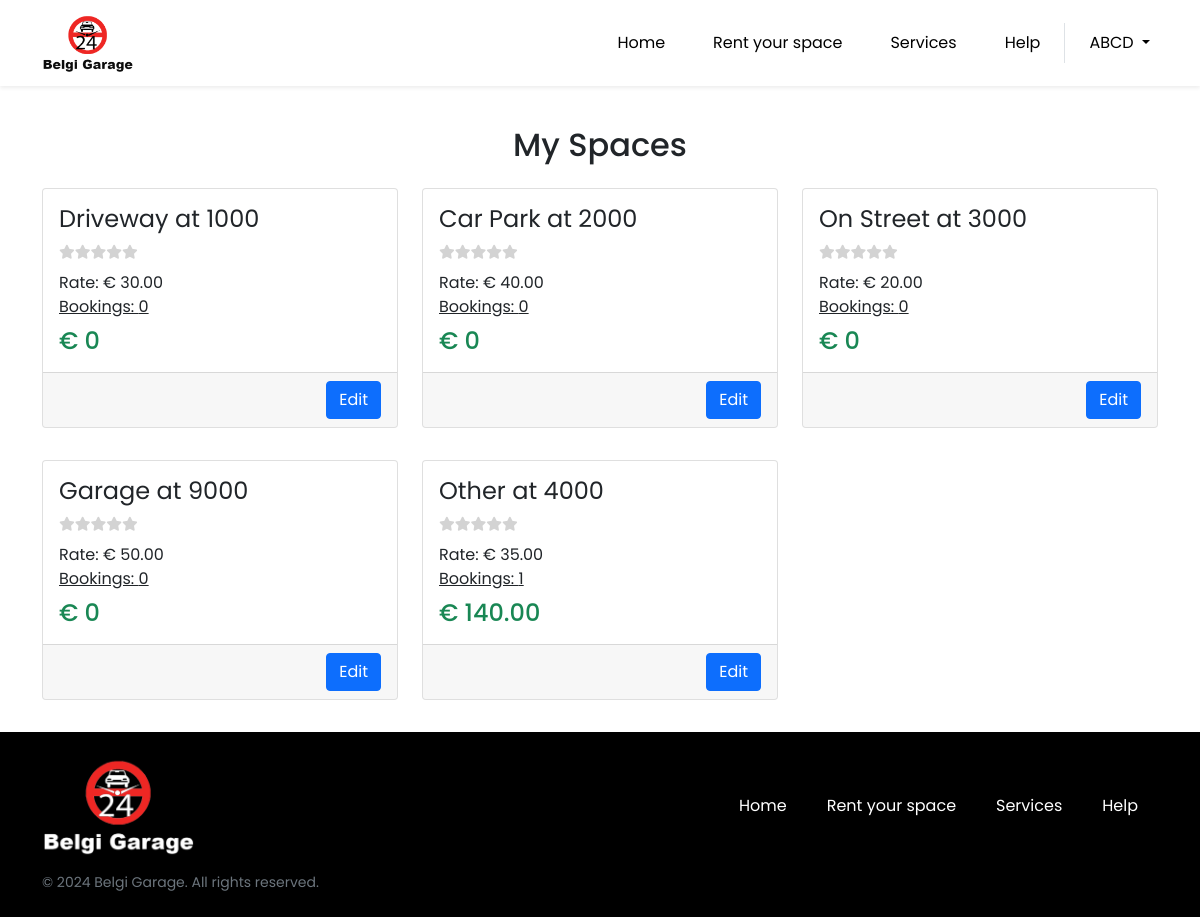
/spaces.php (signed in), run on the app's committed database.
### tables this page shows
CREATE TABLE `spaces` (
  `s_id` int NOT NULL,
  `u_id` int DEFAULT NULL,
  `post_code` varchar(10) DEFAULT NULL,
  `address` varchar(255) DEFAULT NULL,
  `type` varchar(255) DEFAULT NULL,
  `description` text,
  `latitude` varchar(255) NOT NULL,
  `longitude` varchar(255) NOT NULL,
  `full_time` tinyint(1) DEFAULT NULL,
  `mon_start` time DEFAULT NULL,
  `mon_end` time DEFAULT NULL,
  `tue_start` time DEFAULT NULL,
  `tue_end` time DEFAULT NULL,
  `wed_start` time DEFAULT NULL,
  `wed_end` time DEFAULT NULL,
  `thu_start` time DEFAULT NULL,
  `thu_end` time DEFAULT NULL,
  `fri_start` time DEFAULT NULL,
  `fri_end` time DEFAULT NULL,
  `sat_start` time DEFAULT NULL,
  `sat_end` time DEFAULT NULL,
  `sun_start` time DEFAULT NULL,
  `sun_end` time DEFAULT NULL,
  `rate` int DEFAULT NULL,
  `status` tinyint(1) NOT NULL DEFAULT '1'
);

### functions.php (called while the page is built, shortened)
<?php
function getEarningsBySpaceId($conn, $s_id) {
    $s_id = intval($s_id);
    $sql = "SELECT SUM(total) AS total_earnings FROM bookings WHERE s_id = $s_id AND `status` != 0";
    $result = $conn->query($sql);
    if ($result) {
        $row = $result->fetch_assoc();
        $totalEarnings = $row['total_earnings'];
    } else {
        echo "Query Error: " . $conn->error;
        return 0;
    }
    return $totalEarnings ? $totalEarnings : 0;
}

### db_conn.php (called while the page is built, shortened)
<?php
function checkUserType()
{
    if (isset($_SESSION['type'])) {
        $userType = $_SESSION['type'];
        switch ($userType) {
            case 'Owner':
                return 'Owner';
        }
    } else {
        return 'NotLoggedIn';
    }
}
?>

### spaces.php (the view, shortened to what this page needs)
<?php
include('db_conn.php');
include('functions.php');
$info = $show = '';
if (checkUserType() == 'Owner') {
    $u_id = $_SESSION['u_id'];
    $sql = "SELECT * FROM `spaces` WHERE `u_id` = '$u_id'";
    $result = mysqli_query($conn, $sql);
    $row = mysqli_fetch_assoc($result);
    if (!empty($row)) {
        $show = '';
        do {
            $s_id = $row['s_id'];
            $type = $row['type'];
            $post_code = $row['post_code'];
            $rate = $row['rate'];
            $spaceEarnings = getEarningsBySpaceId($conn, $s_id);
            $sql_bookings = "SELECT COUNT(*) AS `booking_count` FROM `bookings` WHERE `s_id` = '$s_id'";
            $result_bookings = mysqli_query($conn, $sql_bookings);
            $row_bookings = mysqli_fetch_assoc($result_bookings);
            $booking_count = !empty($row_bookings['booking_count']) ? $row_bookings['booking_count'] : 0;
            $sql_rating = "SELECT AVG(rating) AS `avg_rating`, COUNT(*) AS `total_rating` FROM `ratings` WHERE `s_id` = '$s_id'";
            $result_rating = mysqli_query($conn, $sql_rating);
            $row_rating = mysqli_fetch_assoc($result_rating);
            $avg_rating = !empty($row_rating['avg_rating']) ? round($row_rating['avg_rating']) : 0;
            $rating = '';
            for ($i = 0; $i < 5; $i++) {
                $filled = $i < $avg_rating ? 'filled' : '';
                $rating .= '<i class="fa fa-star ' . $filled . '"></i>';
            }
            $show .= '<div class="col-lg-4 col-md-6 col-12 py-3">
                <div class="card">
                    <div class="card-body">
                        <h4 class="fw-normal">' . htmlspecialchars($type) . ' at ' . htmlspecialchars($post_code) . '</h4>
                        <p class="mb-2 stars">' . $rating . '</p>
                        <p class="m-0">Rate: &euro; ' . number_format($rate, 2, '.', '') . '</p>
                        <a href="space-details.php?s_id=' . $s_id . '" class="m-0 text-decoration-underline">Bookings: ' . $booking_count . '</a>
                        <h4 class="text-success mb-0 mt-2">&euro; '.$spaceEarnings.'</h4>
                    </div>
                    <div class="card-footer text-end">
                        <a href="edit-space.php?s_id=' . $s_id . '" class="btn btn-primary">Edit</a>
                    </div>
                </div>
            </div>';
        } while ($row = mysqli_fetch_assoc($result));
    } else {
        $show = '<div class="alert alert-danger">No spaces available!</div>';
    }
} else {
    $show = '<div class="alert alert-danger">Only owners allowed!</div>';
}
?>
<!DOCTYPE html>
<html lang="en">
    <head>
        <link rel="stylesheet" href="https://cdnjs.cloudflare.com/ajax/libs/font-awesome/6.4.0/css/all.min.css"
 />
        <link rel="stylesheet" href="./assets/css/bootstrap.min.css">
        <link rel="stylesheet" href="./assets/css/style.css?v=1_1">
    </head>
    <body>
        <?php include('header.php'); ?>
        <main>
            <section class="py-3">
                <div class="container">
                    <h2 class="text-dark text-center mt-4">My Spaces</h2>
                    <div class="row">
                        <?php echo $show; ?>
                    </div>
                </div>
            </section>
        </main>
        <?php include_once './footer.php'; ?>
    </body>
</html>

### header.php (shortened to what this page needs)
<header class="shadow-sm">
    <nav class="navbar navbar-expand-lg navbar-light bg-light">
        <div class="container">
            <a class="navbar-brand" href="index.php">
                <img src="./assets/img/Logo-black.png" alt="Logo" height="60">
            </a>
            <div class="collapse navbar-collapse justify-content-end" id="navbarNav">
                <ul class="navbar-nav">
                    <li class="nav-item px-3">
                        <a class="nav-link" href="./index.php">Home</a>
                    </li>
                    <?php
                    if (checkUserType() == 'Owner') {
                        echo '<li class="nav-item px-3">
                            <a class="nav-link" href="./rent-space.php">Rent your space</a>
                        </li>';
                    } else {
                        echo '<li class="nav-item px-3">
                            <a class="nav-link" href="./search.php">Book a space</a>
                        </li>';
                    }
                    ?>
                    <li class="nav-item px-3">
                        <a class="nav-link" href="./services.php">Services</a>
                    </li>
                    <li class="nav-item px-3">
                        <a class="nav-link" href="./help.php">Help</a>
                    </li>
                    <?php
                    if (checkUserType() == 'Driver' || checkUserType() == 'Owner') {
                        echo '<li class="nav-item dropdown border-start ps-3">
                        <a class="nav-link dropdown-toggle" href="#" id="navbarDropdown" role="button" data-bs-toggle="dropdown"
                          aria-expanded="false">
                          ' . $_SESSION['name'] . '
                        </a>
                        <ul class="dropdown-menu" aria-labelledby="navbarDropdown">
                        <li><a class="dropdown-item" href="profile.php">My Profile</a></li>
                        ' ?>     <?php
                              echo '<li><a class="dropdown-item" href="logout.php">Logout</a></li>
                        </ul>
                      </li>';
                    } else if (checkUserType() == 'Admin') {
                            echo '<li class="nav-item px-3">
                            <a class="btn btn-dark px-4" href="./admin/index.php">Admin Panel</a>
                        </li>';
                        } else {
                            echo '<li class="nav-item px-3">
                        <a href="login.php" class="btn btn-dark px-4">Login</a>
                    </li>';
                        }
                    ?>
                </ul>
            </div>
        </div>
    </nav>
</header>

### footer.php
<footer class="py-4 bg-dark text-white">
    <div class="container">
        <div
            class="d-flex justify-content-between flex-wrap align-items-md-center align-items-start flex-md-row flex-column">
            <img src="./assets/img/Logo-white.png" alt="Logo" height="100">
            <ul class="d-flex text-white p-0 m-0 flex-sm-row flex-column">
                <li class="px-sm-3 ps-0 py-2">
                    <a class="px-1" href="./index.php">Home</a>
                </li>
                <?php
                if (checkUserType() == 'Owner') {
                    echo '<li class="px-sm-3 ps-0 py-2">
                        <a class="px-1" href="./rent-space.php">Rent your space</a>
                    </li>';
                }else {
                    echo '<li class="px-sm-3 ps-0 py-2">
                        <a class="px-1" href="./index.php#hero">Book a space</a>
                    </li>';
                }
                ?>
                <li class="px-sm-3 ps-0 py-2">
                    <a class="px-1" href="./services.php">Services</a>
                </li>
                <li class="px-sm-3 ps-0 py-2">
                    <a class="px-1" href="./help.php">Help</a>
                </li>
            </ul>
        </div>
        <div class="d-flex pt-3 align-items-baseline justify-content-between flex-sm-row flex-column-reverse">
            <p class="text-secondary m-0 copyright">&copy; 2024 Belgi Garage. All rights reserved.</p>
        </div>
    </div>
</footer>

### assets/css/style.css (style rules this page uses)
body { font-family: 'Poppins', sans-serif; }
main { min-height: calc(100vh - 211px); }
.navbar { background-color: #FFFFFF !important; }
a { color: inherit; text-decoration: none; }
ul { list-style: none; }
.nav-link { color: #000000 !important; }
.bg-dark,.btn-dark { background-color: #000000 !important; }
.copyright { font-size: 14px; }
.stars { font-size: 14px; }
.fa-star { color: lightgray; }

### data on the page
spaces: type "Driveway", post_code "1000", rate "30.00"
spaces: type "Car Park", post_code "2000", rate "40.00"
spaces: type "On Street", post_code "3000", rate "20.00"
spaces: type "Garage", post_code "9000", rate "50.00"
spaces: type "Other", post_code "4000", rate "35.00"

### other printed values
$_SESSION['name'] "ABCD"
$booking_count "0 0 0 0 1"
$spaceEarnings "0 0 0 0 140.00"
